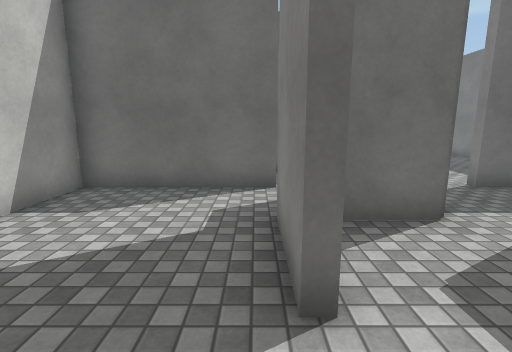
View 1 (above)

24 first-person views from a walk through a 3-D level made in the Unity game engine. The camera is 1.5 m above the floor, tilts 10° down and sees 85° across. The floor is counted in squares, 1 m on a side. Each view is taken from the middle of a square. On the plan, view 1 faces up. The plan holds only what a view shows up to about 14 squares ahead; the rest is blank. The place goes on beyond the plan. The player is left out. Surface patterns are stand-ins for the level's own textures.

View 2
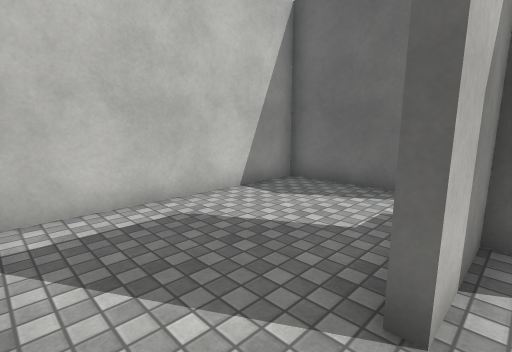

View 3
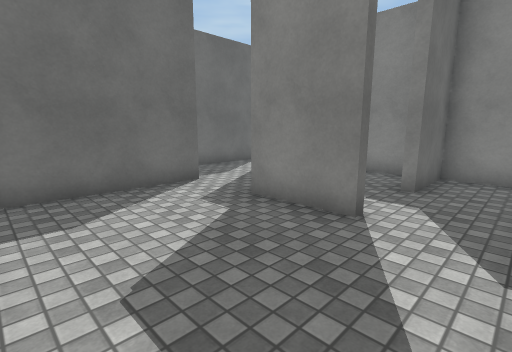

View 4
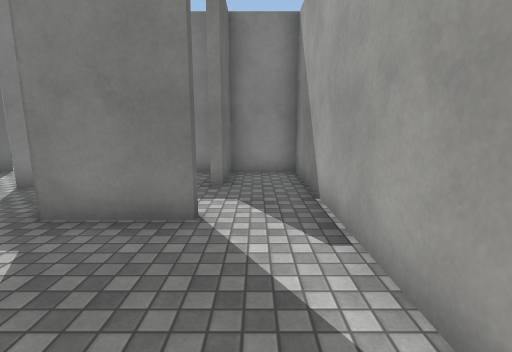

View 5
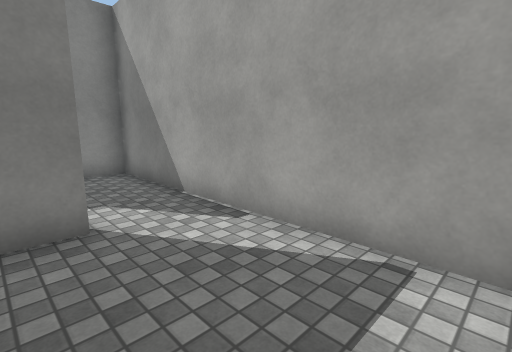

View 6
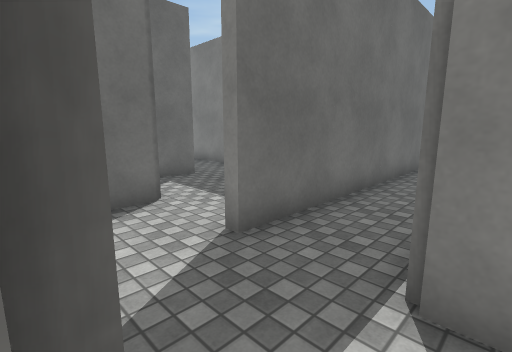

View 7
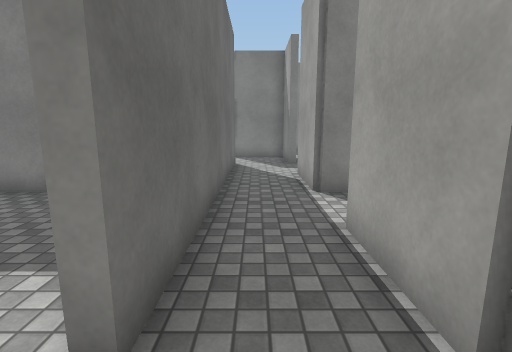

View 8
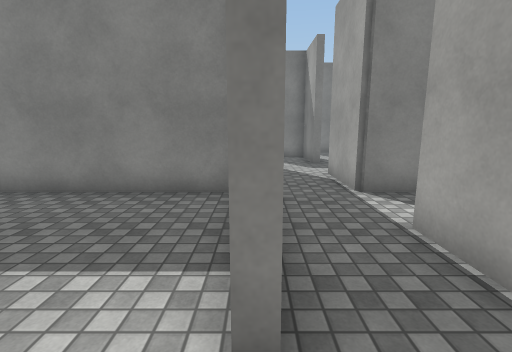

View 9
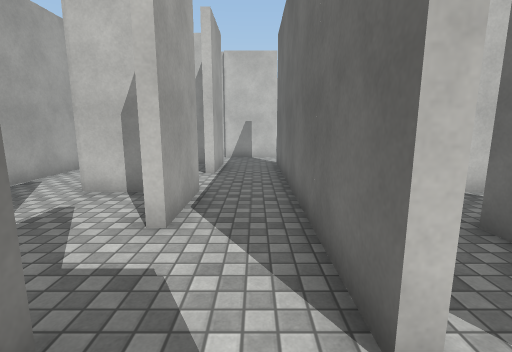

View 10
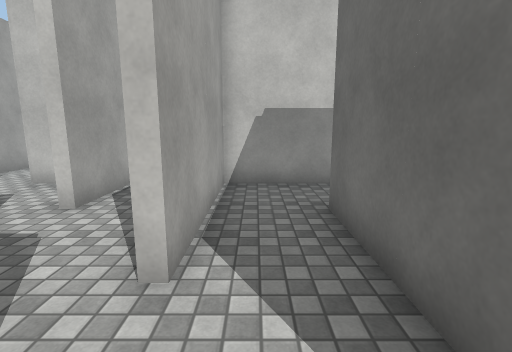

View 11
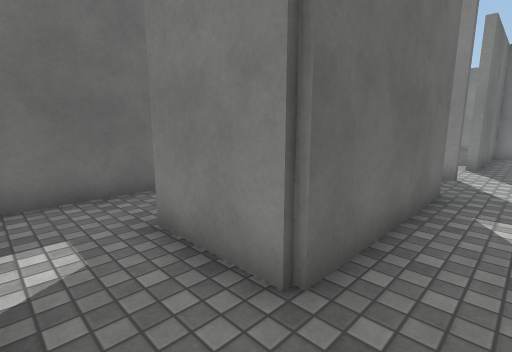

View 12
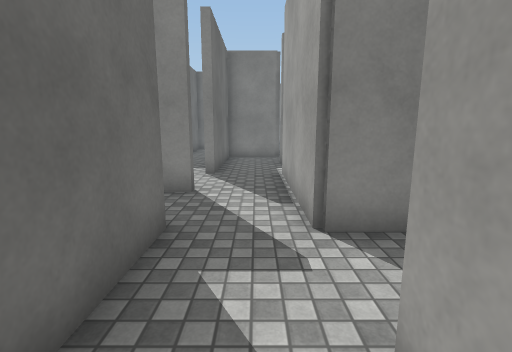

View 13
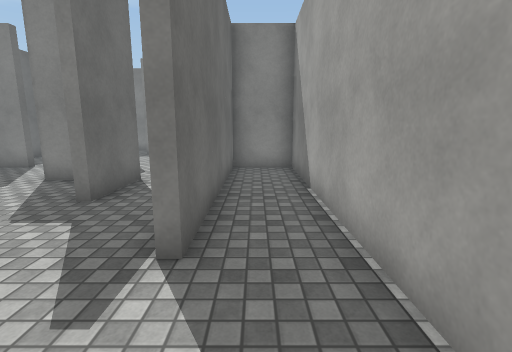

View 14
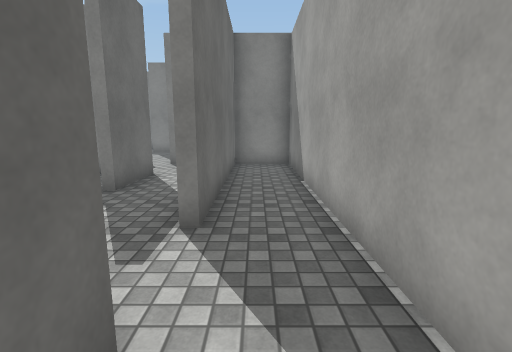

View 15
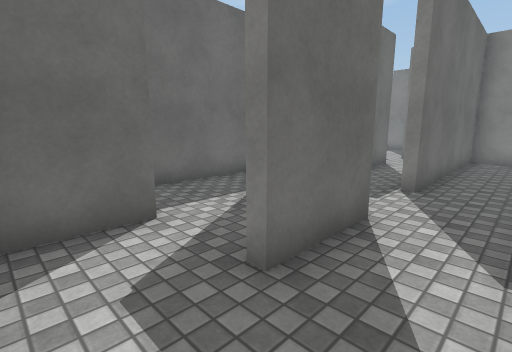

View 16
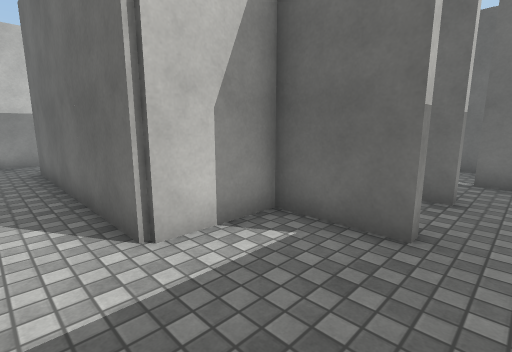

View 17
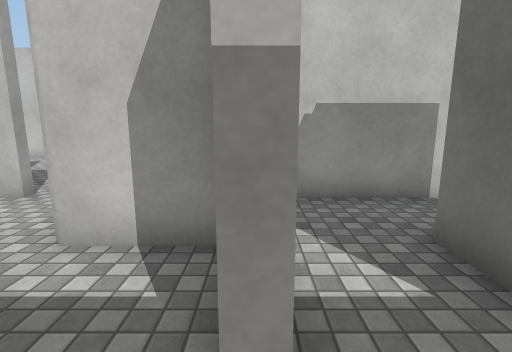

View 18
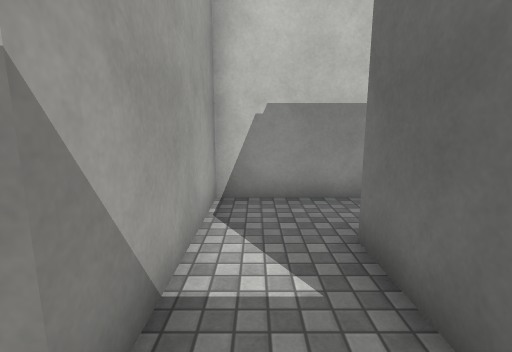

View 19
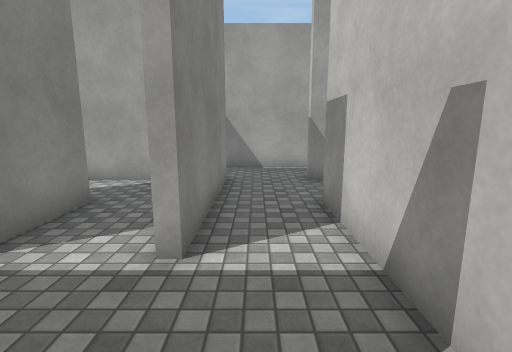

View 20
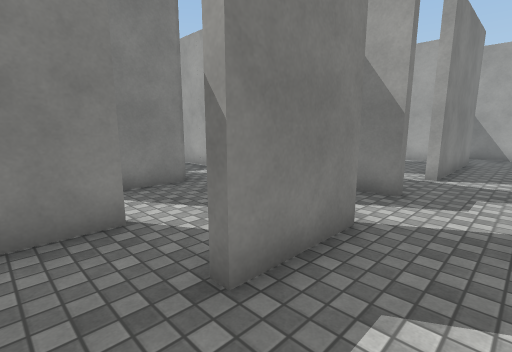

View 21
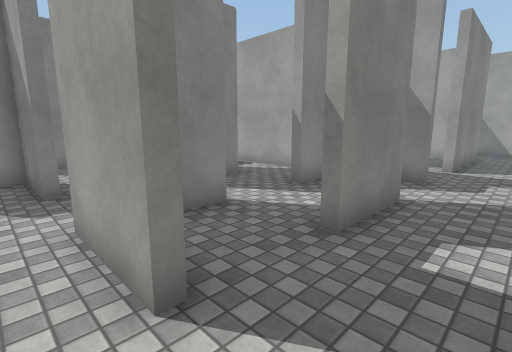

View 22
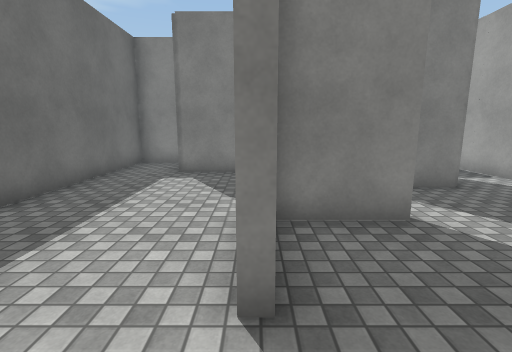

View 23
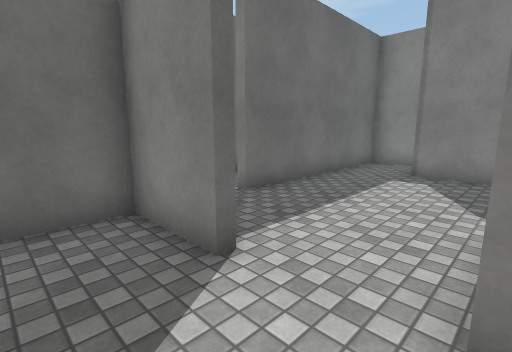

View 24
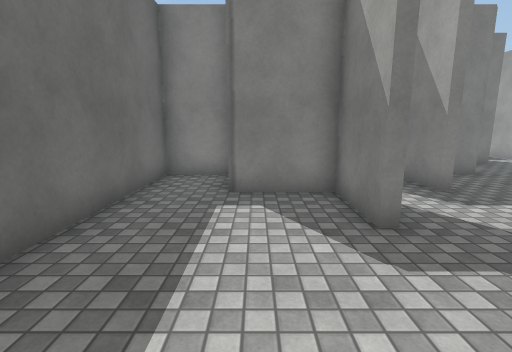

### Floor plan
Points are (right, up) in squares from view 1. A wall is a line through its corners. A room is listed if a view was taken in it or the views show most of it. See-through windows are left out.
Room 1 (views 1, 3, 4, 5)
walls: (0.4, 1.8) (0.4, 4.8); (-4, -0.4) (0.4, -0.4); (0.6, 6.8) (-4.3, 6.8) (-4.3, 0.1)
ways out: opening at (0, 0.5) to room 2; opening at (0, 5.5) to room 3
Room 2 (views 2, 6)
walls: (5.3, 2.5) (5.3, 4.6); (3.2, 4.5) (1.4, 4.5); (0.6, 4.4) (0.6, 1.8) (0.4, 1.8); (0.4, -0.4) (5.3, -0.4) (5.3, 1.8) (2.8, 1.8) (2.8, 2.2)
ways out: opening at (0, 0.5) to room 1; opening at (4, 4) to room 3
Room 3 (views 7, 8, 9)
walls: (5.3, 4.6) (8, 4.6) (8, 4.5); (10.4, 3.2) (10.4, 4.6) (13, 4.6) (13, 4.2); (5.7, 9.3) (0.5, 9.3); (2.8, 6.5) (2.8, 7.1) (3.2, 7.1) (3.2, 4.5); (15.5, 7.1) (15.5, 6.8) (5.3, 6.8) (5.3, 7.2); (15.5, 4.5) (15.5, 4.6) (17.8, 4.6) (17.8, 7.1)
ways out: opening at (0, 5.5) to room 1; opening at (4, 4) to room 2; opening at (16.5, 7) to room 5; opening at (9, 4) to room 6; opening at (6, 8) to room 7; opening at (14.5, 4) to room 10; opening at (0, 8)
Room 4 (view 10)
walls: (17.8, 7.1) (20.5, 7.1)
ways out: opening at (17, 8) to room 5; opening at (19, 10.5); opening at (20, 8.5)
Room 5 (views 11, 12)
walls: (10.7, 11.4) (10.7, 7.1) (15.5, 7.1); (14, 14.4) (11.1, 14.4); (18.1, 9.3) (12.9, 9.3) (12.9, 12)
ways out: opening at (16.5, 7) to room 3; opening at (17, 8) to room 4; opening at (13, 12.5)
Room 6 (views 13, 14, 15)
walls: (7, -0.4) (10.5, -0.4); (10.7, 1.8) (7.8, 1.8) (7.8, 2.2); (8, 4.5) (6, 4.5)
ways out: opening at (9, 4) to room 3; opening at (9.5, 0.5) to room 10
Room 7 (view 16)
walls: (8, 11.9) (5.7, 11.9) (5.7, 9.3); (10.4, 7.6) (10.4, 11.6)
ways out: opening at (6, 8) to room 3; opening at (9, 12) to room 8
Room 8 (views 17, 18)
walls: (8, 14.8) (8, 14.4) (5.3, 14.4) (5.3, 16.5); (3.2, 16) (3.2, 12.2) (8, 12.2) (8, 11.9); (10.4, 11.6) (10.4, 14.6)
ways out: opening at (9, 12) to room 7; opening at (4, 16) to room 9; opening at (9, 14) to room 9
Room 9 (views 19, 20, 21, 22, 23, 24)
walls: (5.3, 24.4) (5.3, 26.8); (7.8, 21.8) (7.8, 23.8); (5.3, 20.9) (5.3, 22) (5.8, 22); (2.8, 21.9) (2.8, 24.5) (3.2, 24.5); (7.4, 19.6) (11.8, 19.6); (7.8, 19.4) (7.2, 19.4); (7.8, 26.8) (7.8, 27.1) (10.4, 27.1) (10.4, 29.8); (10.4, 24.2) (10.4, 24.8); (10.5, 24.5) (12.1, 24.5); (2.8, 19.2) (2.8, 19.6) (4, 19.6); (2.8, 26.8) (2.8, 27.1) (5.5, 27.1); (8.8, 16.9) (8, 16.9); (0.6, 18.8) (0.6, 14.5); (12.9, 21.8) (12.9, 22.8); (3.2, 29.5) (2.8, 29.5) (2.8, 31.8) (1, 31.8); (10.4, 14.6) (10.4, 15.6); (12.9, 29.9) (12.9, 31.8) (5.3, 31.8); (2.8, 11.9) (2.8, 17) (3.2, 17)
ways out: opening at (4, 16) to room 8; opening at (9, 14) to room 8; opening at (0, 13); opening at (1.5, 12); opening at (4.5, 32); opening at (9.5, 24); opening at (11.5, 22); opening at (13, 20.5)
Room 10 (no view inside)
walls: (10.5, -0.4) (20.4, -0.4) (20.4, 1.8) (12.9, 1.8) (12.9, 2.2); (10.7, 3.5) (10.7, 1.8); (18, 4.5) (15.5, 4.5)
ways out: opening at (14.5, 4) to room 3; opening at (9.5, 0.5) to room 6; opening at (17, 3)

Positions as (right, up) in squares from view 1, and headings:
1: (0, 0), facing up
2: (1, 0), facing up-left
3: (-4, 0), facing up-right
4: (-4, 1), facing right
5: (-4, 3), facing down-right
6: (3, 4), facing up-right
7: (4, 6), facing right
8: (4, 7), facing right
9: (17, 6), facing left
10: (18, 8), facing left
11: (11, 8), facing up-right
12: (14, 8), facing right
13: (10, 1), facing right
14: (9, 1), facing right
15: (6, 0), facing up-right
16: (9, 8), facing up-left
17: (9, 12), facing left
18: (9, 13), facing left
19: (2, 20), facing down
20: (1, 26), facing down-right
21: (1, 28), facing down-right
22: (1, 27), facing right
23: (1, 27), facing up-right
24: (4, 29), facing right
